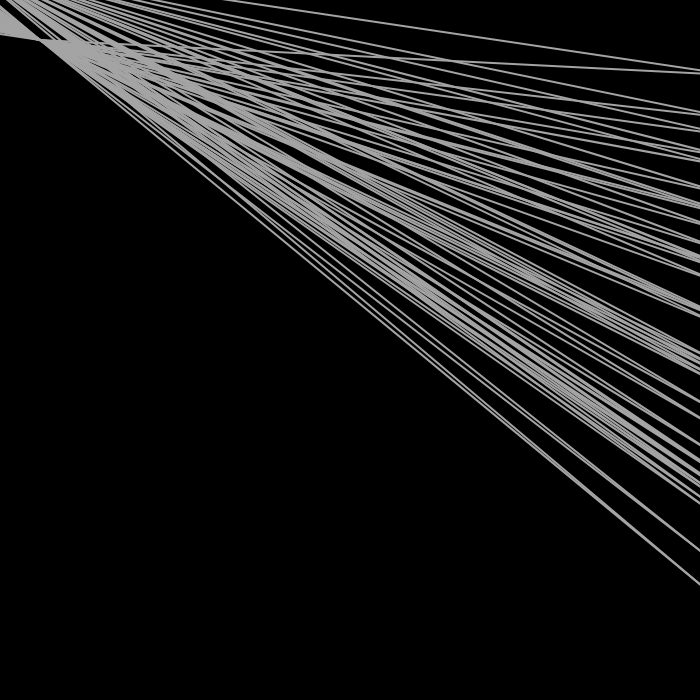
Frame 1 (no input)
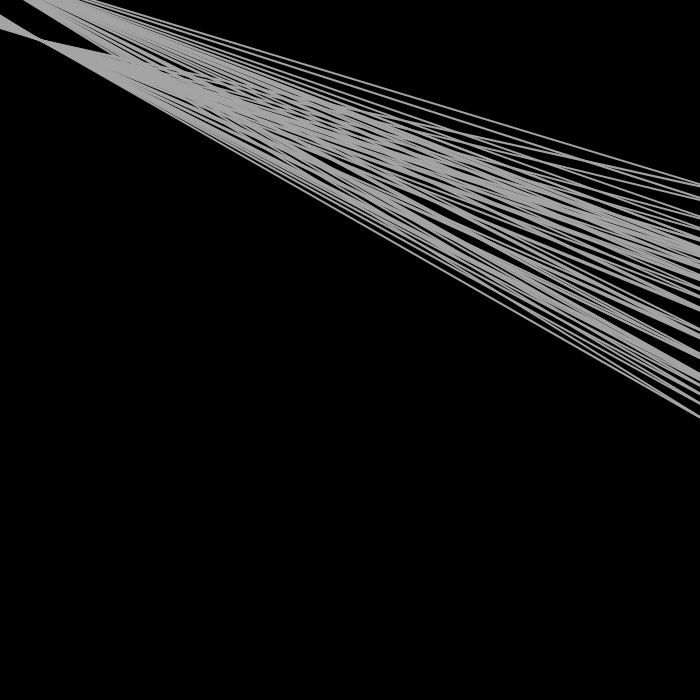
Frame 60 (no input)
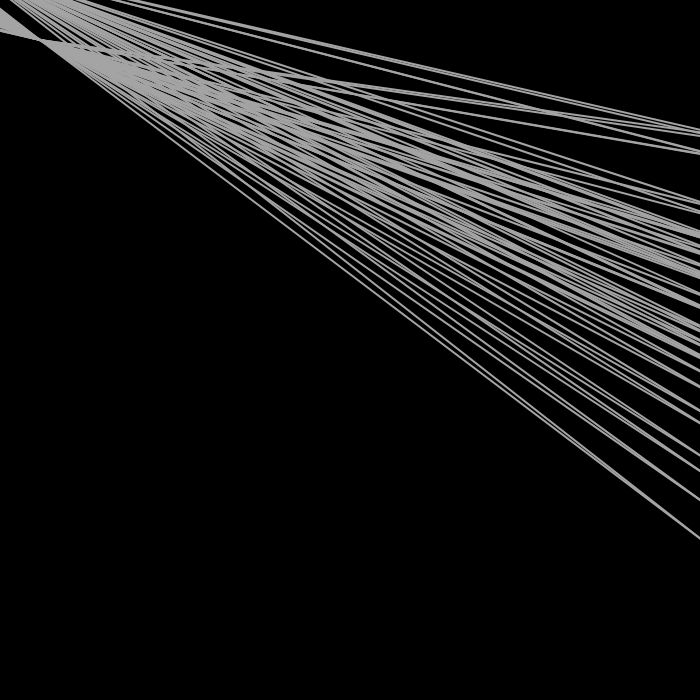
Frame 120 (the mouse pressed at the canvas centre since frame 60)

The p5.js sketch that drew these frames (run headless with seeded random() and noise() and a simulated clock; from frame 60 on, the mouse is pressed at the canvas centre):

// p5.js sketch
// ── sketch.js
let startAngle = 0;
let angleVel = 30;

function setup() {
  createCanvas(700, 700);
}

function draw() {
  background(0);

  startAngle += 0.010;
  let angle = startAngle;

  for (let x = 0; x <= width; x += 20) {
    let y = map(noise(angle), 0, 1, 0, height);
    let x = map(noise(angle), 20, 1, 0, height);
    stroke(164);
    fill(255, 50);
    strokeWeight(2);
    line(x, y, 40, 40);
    line(-x, -y, 40, 40);
    line(x, y, - 40, - 40);
    line(-x, -y, - 40, - 40);


    angle += angleVel;
  }
}




  


// ── 5-7.html
<!-- boilerplate p5 example -->
<!DOCTYPE html>

<html>

<head>
	<title> p5 sketch </title>
	<script src="https://cdnjs.cloudflare.com/ajax/libs/p5.js/0.8.0/p5.min.js"></script>
	<script src="https://cdnjs.cloudflare.com/ajax/libs/p5.js/0.8.0/addons/p5.dom.min.js"></script> 
	<link rel="stylesheet" type="text/css" href="style.css"> 
	<script src="sketch.js"></script>
	

</head>

<body>
	<h1> </h1>
	
	<center><h2>  </h2></center>
	<div id="sketch-holder"></div>
</body>

<footer>
	<a href="../../index.html"> back to home </a>
</footer>



</html>
